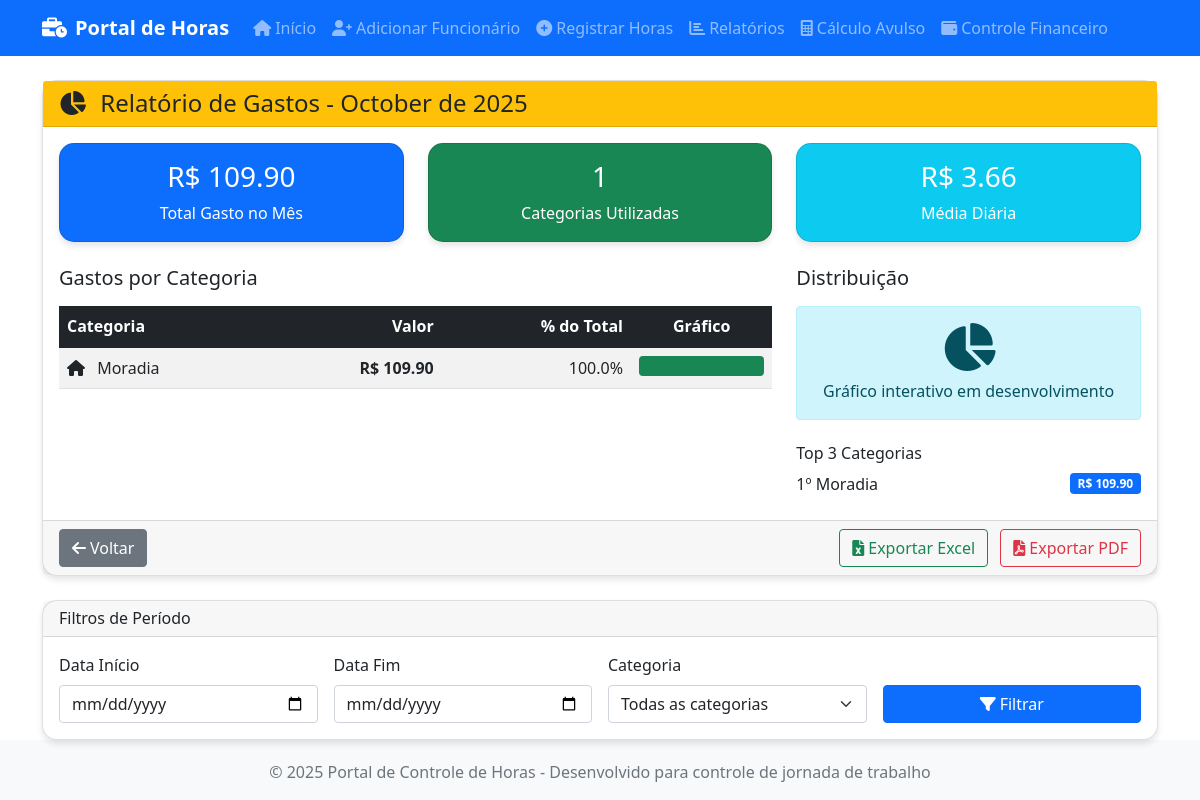
The page /gastos/relatorio on the database its author committed.
### tables this page shows
CREATE TABLE gastos_domesticos (
            id INTEGER PRIMARY KEY AUTOINCREMENT,
            descricao TEXT NOT NULL,
            categoria TEXT NOT NULL,
            valor REAL NOT NULL,
            data_gasto DATE NOT NULL,
            forma_pagamento TEXT NOT NULL,
            observacoes TEXT,
            data_criacao TIMESTAMP DEFAULT CURRENT_TIMESTAMP
        );

### index.py (the view)
@app.route('/gastos/relatorio')
def relatorio_gastos():
    try:
        data_atual = datetime.now()
        inicio_mes = data_atual.replace(day=1).strftime('%Y-%m-%d')
        query = """
            SELECT categoria, SUM(valor) as total, COUNT(*) as quantidade
            FROM gastos_domesticos
            WHERE data_gasto >= ?
            GROUP BY categoria
            ORDER BY total DESC
        """
        gastos_categoria = DatabaseManager.execute_query(query, (inicio_mes,), fetch_all=True)
        query_total = """
            SELECT SUM(valor) as total_geral, COUNT(*) as total_transacoes
            FROM gastos_domesticos
            WHERE data_gasto >= ?
        """
        total_resultado = DatabaseManager.execute_query(query_total, (inicio_mes,), fetch_one=True)
        total_geral = total_resultado['total_geral'] if total_resultado and total_resultado['total_geral'] else 0
        total_transacoes = total_resultado['total_transacoes'] if total_resultado else 0
        icones_categoria = {
            'Alimentação': {'icon': 'shopping-cart', 'cor': 'primary'},
            'Moradia': {'icon': 'home', 'cor': 'success'},
            'Transporte': {'icon': 'car', 'cor': 'info'},
            'Saúde': {'icon': 'heartbeat', 'cor': 'danger'},
            'Lazer': {'icon': 'gamepad', 'cor': 'warning'},
            'Outros': {'icon': 'ellipsis-h', 'cor': 'secondary'}
        }
        gastos_formatados = []
        for categoria in gastos_categoria:
            percentual = (categoria['total'] / total_geral * 100) if total_geral > 0 else 0
            categoria_info = icones_categoria.get(categoria['categoria'], {'icon': 'circle', 'cor': 'secondary'})
            gastos_formatados.append({
                'nome': categoria['categoria'],
                'total': categoria['total'],
                'quantidade': categoria['quantidade'],
                'percentual': percentual,
                'icon': categoria_info['icon'],
                'cor': categoria_info['cor']
            })
        dados_relatorio = {
            'gastos_por_categoria': gastos_formatados,
            'total_geral': total_geral,
            'total_transacoes': total_transacoes,
            'mes_referencia': data_atual.strftime('%B de %Y')
        }
        return render_template('relatorio_gastos.html', dados=dados_relatorio)
    except Exception as e:
        flash(f'Erro ao gerar relatório: {str(e)}', 'error')
        dados_relatorio = {
            'gastos_por_categoria': [],
            'total_geral': 0,
            'total_transacoes': 0,
            'mes_referencia': datetime.now().strftime('%B de %Y')
        }
        return render_template('relatorio_gastos.html', dados=dados_relatorio)

### index.py (called while the page is built)
    @staticmethod
    def get_connection():
        conn = sqlite3.connect(DB_FILE)
        conn.row_factory = sqlite3.Row  # Permite acesso por nome de coluna
        return conn

    @staticmethod
    def execute_query(query, params=None, fetch_one=False, fetch_all=False):
        conn = DatabaseManager.get_connection()
        try:
            cursor = conn.cursor()
            if params:
                cursor.execute(query, params)
            else:
                cursor.execute(query)
            if fetch_one:
                result = cursor.fetchone()
                return dict(result) if result else None
            elif fetch_all:
                results = cursor.fetchall()
                return [dict(row) for row in results] if results else []
            else:
                conn.commit()
                return cursor.lastrowid
        finally:
            conn.close()

### templates/relatorio_gastos.html (shortened to what this page needs)
{% extends "base.html" %}
{% block content %}
<div class="row">
    <div class="col-12">
        <div class="card">
            <div class="card-header bg-warning text-dark">
                <h4 class="mb-0">
                    <i class="fas fa-chart-pie me-2"></i>
                    Relatório de Gastos - {{ dados.mes_referencia }}
                </h4>
            </div>
            <div class="card-body">
                <div class="row mb-4">
                    <div class="col-md-4">
                        <div class="card bg-primary text-white">
                            <div class="card-body text-center">
                                <h3>R$ {{ "%.2f"|format(dados.total_geral) }}</h3>
                                <p class="mb-0">Total Gasto no Mês</p>
                            </div>
                        </div>
                    </div>
                    <div class="col-md-4">
                        <div class="card bg-success text-white">
                            <div class="card-body text-center">
                                <h3>{{ dados.gastos_por_categoria|length }}</h3>
                                <p class="mb-0">Categorias Utilizadas</p>
                            </div>
                        </div>
                    </div>
                    <div class="col-md-4">
                        <div class="card bg-info text-white">
                            <div class="card-body text-center">
                                <h3>R$ {{ "%.2f"|format((dados.total_geral / 30) if dados.total_geral > 0 else 0) }}</h3>
                                <p class="mb-0">Média Diária</p>
                            </div>
                        </div>
                    </div>
                </div>
                {% if dados.gastos_por_categoria %}
                <div class="row">
                    <div class="col-md-8">
                        <h5 class="mb-3">Gastos por Categoria</h5>
                        <div class="table-responsive">
                            <table class="table table-striped">
                                <thead class="table-dark">
                                    <tr>
                                        <th>Categoria</th>
                                        <th class="text-end">Valor</th>
                                        <th class="text-end">% do Total</th>
                                        <th class="text-center">Gráfico</th>
                                    </tr>
                                </thead>
                                <tbody>
                                    {% for categoria in dados.gastos_por_categoria %}
                                    <tr>
                                        <td>
                                            <i class="fas fa-{{ categoria.icon }} me-2"></i>
                                            {{ categoria.nome }}
                                        </td>
                                        <td class="text-end">
                                            <strong>R$ {{ "%.2f"|format(categoria.total) }}</strong>
                                        </td>
                                        <td class="text-end">
                                            {{ "%.1f"|format(categoria.percentual) }}%
                                        </td>
                                        <td>
                                            <div class="progress" style="height: 20px;">
                                                <div class="progress-bar bg-{{ categoria.cor }}"
                                                     style="width: {{ categoria.percentual }}%">
                                                </div>
                                            </div>
                                        </td>
                                    </tr>
                                    {% endfor %}
                                </tbody>
                            </table>
                        </div>
                    </div>
                    <div class="col-md-4">
                        <h5 class="mb-3">Distribuição</h5>
                        <div class="text-center">
                            <div class="alert alert-info">
                                <i class="fas fa-chart-pie fa-3x mb-2"></i>
                                <p class="mb-0">Gráfico interativo em desenvolvimento</p>
                            </div>
                        </div>
                        <h6 class="mt-4">Top 3 Categorias</h6>
                        {% for categoria in dados.gastos_por_categoria[:3] %}
                        <div class="d-flex justify-content-between align-items-center mb-2">
                            <span>{{ loop.index }}º {{ categoria.nome }}</span>
                            <span class="badge bg-primary">R$ {{ "%.2f"|format(categoria.total) }}</span>
                        </div>
                        {% endfor %}
                    </div>
                </div>
                {% endif %}
            </div>
            <div class="card-footer">
                <div class="row">
                    <div class="col-md-6">
                        <a href="{{ url_for('controle_financeiro') }}" class="btn btn-secondary">
                            <i class="fas fa-arrow-left me-1"></i>Voltar
                        </a>
                    </div>
                    <div class="col-md-6 text-end">
                        <button class="btn btn-outline-success me-2" onclick="alert('Exportação em desenvolvimento!')">
                            <i class="fas fa-file-excel me-1"></i>Exportar Excel
                        </button>
                        <button class="btn btn-outline-danger" onclick="alert('Exportação em desenvolvimento!')">
                            <i class="fas fa-file-pdf me-1"></i>Exportar PDF
                        </button>
                    </div>
                </div>
            </div>
        </div>
    </div>
</div>
<div class="row mt-4">
    <div class="col-12">
        <div class="card">
            <div class="card-header">
                <h6 class="mb-0">Filtros de Período</h6>
            </div>
            <div class="card-body">
                <form class="row g-3">
                    <div class="col-md-3">
                        <label class="form-label">Data Início</label>
                        <input type="date" class="form-control" name="data_inicio">
                    </div>
                    <div class="col-md-3">
                        <label class="form-label">Data Fim</label>
                        <input type="date" class="form-control" name="data_fim">
                    </div>
                    <div class="col-md-3">
                        <label class="form-label">Categoria</label>
                        <select class="form-select" name="categoria">
                            <option value="">Todas as categorias</option>
                        </select>
                    </div>
                    <div class="col-md-3 d-flex align-items-end">
                        <button type="submit" class="btn btn-primary w-100">
                            <i class="fas fa-filter me-1"></i>Filtrar
                        </button>
                    </div>
                </form>
            </div>
        </div>
    </div>
</div>
{% endblock %}

### templates/base.html (style rules this page uses)
.card { border-radius: 15px; box-shadow: 0 4px 6px rgba(0, 0, 0, 0.1); }

### rows shown on the page
gastos_domesticos: nome "Moradia", total "109.90", percentual "100.0"

### other values the page prints
{{ dados.mes_referencia }} "October de 2025"
{{ "%.2f"|format(dados.total_geral) }} "109.90"
{{ dados.gastos_por_categoria|length }} "1"
